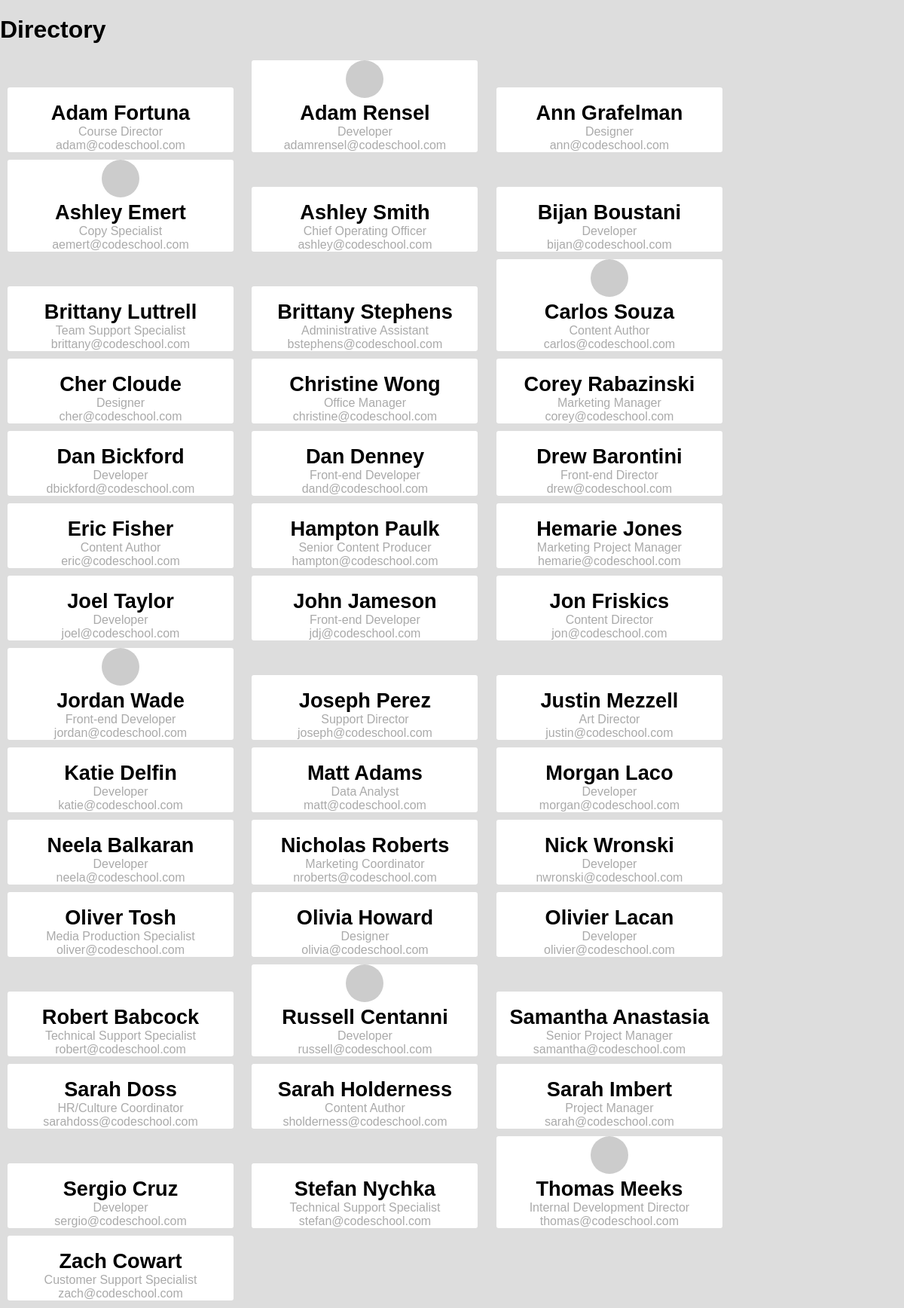
The page / on the database its author committed.
### www/models.py (models this page shows, shortened)
class Person(models.Model):
    name = models.CharField(max_length=40)
    email = models.CharField(max_length=100)
    title = models.CharField(max_length=100)
    image = models.CharField(max_length=200)

### www/views.py (the view)
# urls.py: url(r'^$', views.index)
def index(request):
    people = Person.objects.all()
    return render(request, 'index.html', {'people': people})

### www/templates/index.html (shortened to what this page needs)
{% load staticfiles %}
<!DOCTYPE html>
<html lang="en">
<head>
    <link rel="stylesheet" href="{% static 'normalize.css' %}">
    <link rel="stylesheet" href="{% static 'main.css' %}">
</head>
<body>
    <main>
        <h1>Directory</h1>
        {% for person in people %}
            <section>
                <img src="{{person.image}}" alt="">
                <h2>{{ person.name }}</h2>
                <p class="person-title">{{ person.title }}</p>
                <p class="person-email">{{ person.email }}</p>
            </section>
        {% endfor %}
    </main>
</body>
</html>

### www/static/main.css (style rules this page uses)
body { background-color: #ddd; font-size: 16px; padding: 0; margin: 0; }
main { padding: 0; margin: 0 auto; }
section { margin: 0; padding: 0; min-width: 300px; border-radius: 3px; background-color: white; text-align: center; display: inline-block; margin: 0 10px 10px; }
img { border-radius: 50px; width: 50px; }
h2 { font-size: 1.7em; font-weight: bold; padding: 0; margin: 0; }
.person-title { font-size: 1em; color: #aaa; padding: 0; margin: 0; }
.person-email { font-size: 1em; color: #aaa; padding: 0; margin: 0; }

### rows shown on the page
Person: name "Adam Fortuna", title "Course Director", email "adam@codeschool.com"
Person: name "Adam Rensel", title "Developer", email "adamrensel@codeschool.com"
Person: name "Ann Grafelman", title "Designer", email "ann@codeschool.com"
Person: name "Ashley Emert", title "Copy Specialist", email "aemert@codeschool.com"
Person: name "Ashley Smith", title "Chief Operating Officer", email "ashley@codeschool.com"
Person: name "Bijan Boustani", title "Developer", email "bijan@codeschool.com"
Person: name "Brittany Luttrell", title "Team Support Specialist", email "brittany@codeschool.com"
Person: name "Brittany Stephens", title "Administrative Assistant", email "bstephens@codeschool.com"
Person: name "Carlos Souza", title "Content Author", email "carlos@codeschool.com"
Person: name "Cher Cloude", title "Designer", email "cher@codeschool.com"
Person: name "Christine Wong", title "Office Manager", email "christine@codeschool.com"
Person: name "Corey Rabazinski", title "Marketing Manager", email "corey@codeschool.com"
Person: name "Dan Bickford", title "Developer", email "dbickford@codeschool.com"
Person: name "Dan Denney", title "Front-end Developer", email "dand@codeschool.com"
Person: name "Drew Barontini", title "Front-end Director", email "drew@codeschool.com"
Person: name "Eric Fisher", title "Content Author", email "eric@codeschool.com"
Person: name "Hampton Paulk", title "Senior Content Producer", email "hampton@codeschool.com"
Person: name "Hemarie Jones", title "Marketing Project Manager", email "hemarie@codeschool.com"
Person: name "Joel Taylor", title "Developer", email "joel@codeschool.com"
Person: name "John Jameson", title "Front-end Developer", email "jdj@codeschool.com"
Person: name "Jon Friskics", title "Content Director", email "jon@codeschool.com"
Person: name "Jordan Wade", title "Front-end Developer", email "jordan@codeschool.com"
Person: name "Joseph Perez", title "Support Director", email "joseph@codeschool.com"
Person: name "Justin Mezzell", title "Art Director", email "justin@codeschool.com"
Person: name "Katie Delfin", title "Developer", email "katie@codeschool.com"
Person: name "Matt Adams", title "Data Analyst", email "matt@codeschool.com"
Person: name "Morgan Laco", title "Developer", email "morgan@codeschool.com"
Person: name "Neela Balkaran", title "Developer", email "neela@codeschool.com"
Person: name "Nicholas Roberts", title "Marketing Coordinator", email "nroberts@codeschool.com"
Person: name "Nick Wronski", title "Developer", email "nwronski@codeschool.com"
Person: name "Oliver Tosh", title "Media Production Specialist", email "oliver@codeschool.com"
Person: name "Olivia Howard", title "Designer", email "olivia@codeschool.com"
Person: name "Olivier Lacan", title "Developer", email "olivier@codeschool.com"
Person: name "Robert Babcock", title "Technical Support Specialist", email "robert@codeschool.com"
Person: name "Russell Centanni", title "Developer", email "russell@codeschool.com"
Person: name "Samantha Anastasia", title "Senior Project Manager", email "samantha@codeschool.com"
Person: name "Sarah Doss", title "HR/Culture Coordinator", email "sarahdoss@codeschool.com"
Person: name "Sarah Holderness", title "Content Author", email "sholderness@codeschool.com"
Person: name "Sarah Imbert", title "Project Manager", email "sarah@codeschool.com"
Person: name "Sergio Cruz", title "Developer", email "sergio@codeschool.com"
Person: name "Stefan Nychka", title "Technical Support Specialist", email "stefan@codeschool.com"
Person: name "Thomas Meeks", title "Internal Development Director", email "thomas@codeschool.com"
Person: name "Zach Cowart", title "Customer Support Specialist", email "zach@codeschool.com"
